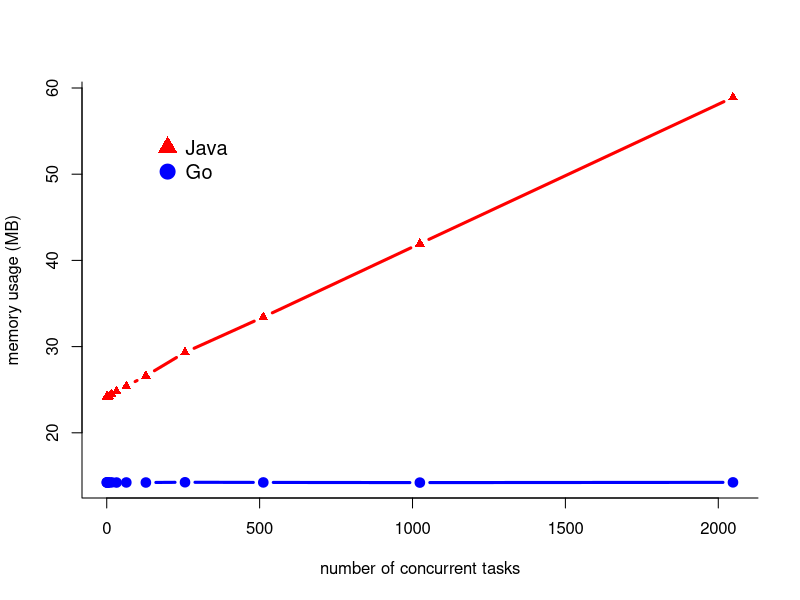

R code for this plot:
## ---- chunk 1
require(dplyr)
require(ggplot2)
## ---- chunk 2
go_results = read.csv("./results/go.csv", header=T, dec=".", stringsAsFactors=F)
java_results = read.csv("./results/java.csv", header=T, dec=".", stringsAsFactors=F)

go=c()
java=c()
number_of_concurrencies=c(0, 1, 2, 4, 8, 16, 32, 64, 128, 256, 512, 1024, 2048)
for (i in 1:13) {
  go[i] = median((filter(go_results, number_of_goroutines == number_of_concurrencies[i]))$memory_size_in_K)
  java[i] = median((filter(java_results, number_of_threads == number_of_concurrencies[i]))$memory_size_in_K)
}

go = go / 1024
java = java / 1024

plot(java~number_of_concurrencies,  
     type="b", bty="l", 
     xlab="number of concurrent tasks", 
     ylab="memory usage (MB)", 
     col="red", 
     lwd=3, pch=17, 
     xlim=c(1,2048),
     ylim=c(min(min(java), min(go)), max(max(java), max(go))))

lines(go~number_of_concurrencies, 
      col="blue", lwd=3, 
      pch=19, type="b")

legend("topleft",
  legend = c("Java", "Go"), 
  col = c("red", "blue"), 
  pch = c(17,19), 
  bty = "n", 
  pt.cex = 2, 
  cex = 1.2, 
  text.col = "black", 
  horiz = F , 
  inset = c(0.1, 0.1))
